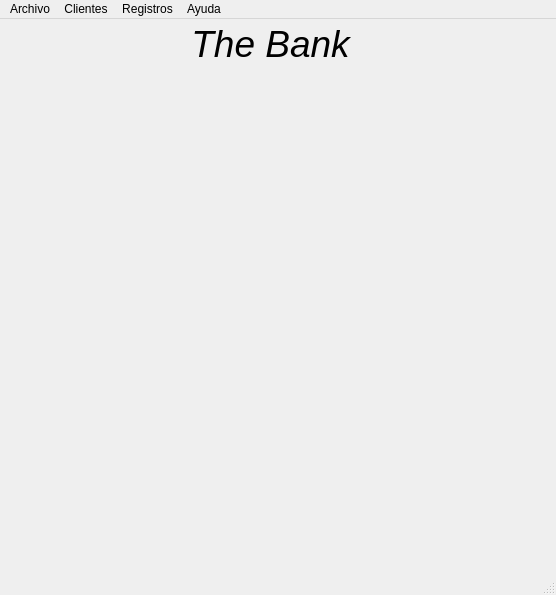
<?xml version="1.0" encoding="UTF-8"?>
<ui version="4.0">
 <class>GUIPrincipal</class>
 <widget class="QMainWindow" name="GUIPrincipal">
  <property name="geometry">
   <rect>
    <x>0</x>
    <y>0</y>
    <width>556</width>
    <height>595</height>
   </rect>
  </property>
  <property name="sizePolicy">
   <sizepolicy hsizetype="Fixed" vsizetype="Fixed">
    <horstretch>0</horstretch>
    <verstretch>0</verstretch>
   </sizepolicy>
  </property>
  <property name="windowTitle">
   <string>BankEntity</string>
  </property>
  <widget class="QWidget" name="centralwidget">
   <widget class="QLabel" name="label_title">
    <property name="geometry">
     <rect>
      <x>180</x>
      <y>0</y>
      <width>181</width>
      <height>51</height>
     </rect>
    </property>
    <property name="text">
     <string>&lt;!DOCTYPE HTML PUBLIC &quot;-//W3C//DTD HTML 4.0//EN&quot; &quot;http://www.w3.org/TR/REC-html40/strict.dtd&quot;&gt;
&lt;html&gt;&lt;head&gt;&lt;meta name=&quot;qrichtext&quot; content=&quot;1&quot; /&gt;&lt;style type=&quot;text/css&quot;&gt;
p, li { white-space: pre-wrap; }
&lt;/style&gt;&lt;/head&gt;&lt;body style=&quot; font-family:'MS Shell Dlg 2'; font-size:8pt; font-weight:400; font-style:normal;&quot;&gt;
&lt;p align=&quot;center&quot; style=&quot; margin-top:0px; margin-bottom:0px; margin-left:0px; margin-right:0px; -qt-block-indent:0; text-indent:0px;&quot;&gt;&lt;span style=&quot; font-size:28pt; font-style:italic;&quot;&gt;The Bank&lt;/span&gt;&lt;/p&gt;&lt;/body&gt;&lt;/html&gt;</string>
    </property>
    <property name="textFormat">
     <enum>Qt::RichText</enum>
    </property>
    <property name="alignment">
     <set>Qt::AlignCenter</set>
    </property>
    <property name="wordWrap">
     <bool>true</bool>
    </property>
   </widget>
  </widget>
  <widget class="QMenuBar" name="menu_bar">
   <property name="geometry">
    <rect>
     <x>0</x>
     <y>0</y>
     <width>556</width>
     <height>21</height>
    </rect>
   </property>
   <widget class="QMenu" name="menu_file">
    <property name="title">
     <string>Archivo</string>
    </property>
    <addaction name="action_exit"/>
   </widget>
   <widget class="QMenu" name="clients_menu">
    <property name="title">
     <string>Clientes</string>
    </property>
    <addaction name="action_list_clients"/>
    <addaction name="action_add_client"/>
    <addaction name="action_find_client"/>
    <addaction name="action_update_client"/>
    <addaction name="action_delete_client"/>
   </widget>
   <widget class="QMenu" name="menu_registrations">
    <property name="title">
     <string>Registros</string>
    </property>
    <addaction name="action_list_all_registrations"/>
    <addaction name="action_list_product_registration_by_client"/>
    <addaction name="action_add_product_registration"/>
    <addaction name="action_find_product_registration"/>
    <addaction name="action_update_product_registration"/>
    <addaction name="action_delete_product_registration"/>
   </widget>
   <widget class="QMenu" name="menu_help">
    <property name="title">
     <string>Ayuda</string>
    </property>
    <addaction name="action_about"/>
   </widget>
   <addaction name="menu_file"/>
   <addaction name="clients_menu"/>
   <addaction name="menu_registrations"/>
   <addaction name="menu_help"/>
  </widget>
  <widget class="QStatusBar" name="statusbar"/>
  <action name="action_exit">
   <property name="text">
    <string>Salir</string>
   </property>
  </action>
  <action name="action_add_client">
   <property name="text">
    <string>Agregar cliente</string>
   </property>
  </action>
  <action name="action_list_clients">
   <property name="text">
    <string>Listar clientes</string>
   </property>
  </action>
  <action name="action_find_client">
   <property name="text">
    <string>Buscar cliente</string>
   </property>
  </action>
  <action name="action_update_client">
   <property name="text">
    <string>Actualizar cliente</string>
   </property>
  </action>
  <action name="action_delete_client">
   <property name="text">
    <string>Eliminar cliente</string>
   </property>
  </action>
  <action name="action_list_all_registrations">
   <property name="text">
    <string>Listar todos los registros</string>
   </property>
  </action>
  <action name="action_list_product_registration_by_client">
   <property name="text">
    <string>Listar registros por cliente</string>
   </property>
  </action>
  <action name="action_add_product_registration">
   <property name="text">
    <string>Registrar un producto a un cliente</string>
   </property>
  </action>
  <action name="action_find_product_registration">
   <property name="text">
    <string>Buscar un registro</string>
   </property>
  </action>
  <action name="action_update_product_registration">
   <property name="text">
    <string>Actualizar un registro</string>
   </property>
  </action>
  <action name="action_delete_product_registration">
   <property name="text">
    <string>Eliminar un registro</string>
   </property>
  </action>
  <action name="action_about">
   <property name="text">
    <string>Acerca de...</string>
   </property>
  </action>
 </widget>
 <resources/>
 <connections/>
</ui>
